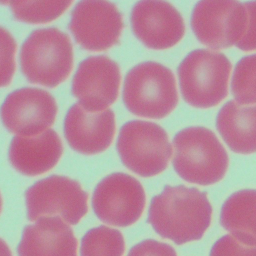
#> input picture Tugas 2/eritrosit1.png, 256 x 256 px
$ python watershed.py
#> lines starting #> are read from the running program, lines starting #| are printed output that depends on the picture; after the words box and inside, x2 and y2 are one past the last pixel; in counts of white or black regions, pixels touching at a corner belong together
#image samples is collected from https://www.kaggle.com/datasets/draaslan/blood-cell-detection-dataset
#image samples is collected from https://www.kaggle.com/datasets/draaslan/blood-cell-detection-dataset
#image samples is collected from https://www.kaggle.com/datasets/draaslan/blood-cell-detection-dataset
#image samples is collected from https://www.kaggle.com/datasets/draaslan/blood-cell-detection-dataset

import cv2
import numpy as np
from matplotlib import pyplot as plt

def segment_cells_watershed(image_paths):
    plt.figure(figsize=(15, 10))

    for i, image_path in enumerate(image_paths):
        # Load image
        image = cv2.imread(image_path)
#> image is the input picture: shape (256, 256, 3); mean B, G, R 158.7, 145.5, 184
        gray = cv2.cvtColor(image, cv2.COLOR_BGR2GRAY)

        # Apply Otsu's thresholding
        ret, thresh = cv2.threshold(gray, 135, 255, cv2.THRESH_BINARY_INV + cv2.THRESH_OTSU)
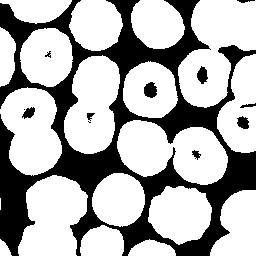
#> thresh: shape (256, 256); 68.4% white; 12 black regions (2 under 20 px), largest, box (x1, y1, x2, y2) and area: (0, 0, 256, 256) 20035, (144, 82, 157, 98) 160, (197, 66, 208, 84) 132
#> ret = 168

        # Remove noise
        kernel = np.ones((3,3), np.uint8)
        opening = cv2.morphologyEx(thresh, cv2.MORPH_OPEN, kernel, iterations=2)
#> opening: shape (256, 256); 68.2% white; 10 black regions, largest, box (x1, y1, x2, y2) and area: (0, 0, 256, 256) 20121, (144, 82, 157, 98) 164, (197, 66, 208, 84) 133

        # Determine sure background area
        sure_bg = cv2.dilate(opening, kernel, iterations=1)
#> sure_bg: shape (256, 256); 74.4% white; 12 black regions (5 under 20 px), largest, box (x1, y1, x2, y2) and area: (0, 0, 256, 256) 16092, (220, 46, 256, 71) 272, (145, 83, 156, 97) 110

        # Determine sure foreground area using distance transform
        dist_transform = cv2.distanceTransform(opening, cv2.DIST_L2, 3)
        ret, sure_fg = cv2.threshold(dist_transform, 0.2 * dist_transform.max(), 255, 0)
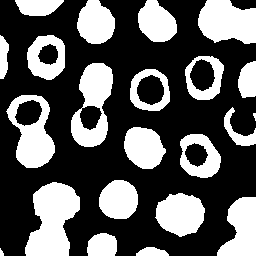
#> sure_fg: shape (256, 256) float32; 35.6% white; 22 white regions (1 under 20 px), largest, box (x1, y1, x2, y2) and area: (25, 182, 80, 256) 2730, (71, 63, 113, 147) 2037, (198, 0, 256, 44) 2015
#> ret = 6.87

        # Determine unknown region
        sure_fg = np.uint8(sure_fg)
        unknown = cv2.subtract(sure_bg, sure_fg)
#> unknown: shape (256, 256); 38.9% white; 22 white regions, largest, box (x1, y1, x2, y2) and area: (177, 0, 256, 154) 3965, (116, 119, 229, 186) 2609, (63, 55, 121, 155) 2376

        # Marker labelling
        ret, markers = cv2.connectedComponents(sure_fg)
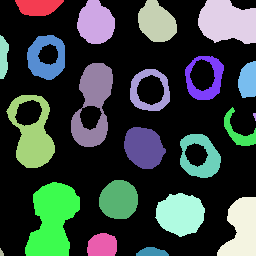
#> markers: shape (256, 256) int32; 23 distinct labels, from 0 to 22; one colour per label, 0 black
#> ret = 23
        markers = markers + 1
#> markers: shape (256, 256) int32; 23 distinct labels, from 1 to 23
        markers[unknown == 255] = 0
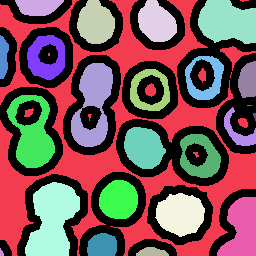
#> markers: shape (256, 256) int32; 24 distinct labels, from 0 to 23; one colour per label, 0 black

        # Apply watershed
        markers = cv2.watershed(image, markers)
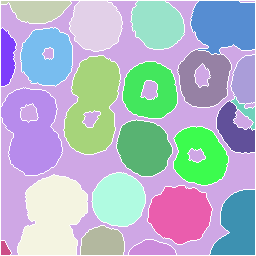
#> markers: shape (256, 256) int32; 24 distinct labels, from -1 to 23; one colour per label, 0 black, -1 white
        image[markers == -1] = [255, 0, 0]  # Mark boundaries in blue
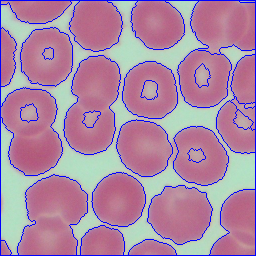
#> image: shape (256, 256, 3); 6.36% of pixels changed, all inside (x1, y1, x2, y2) = (0, 0, 256, 256)

        # Display results
        plt.subplot(3, 2, i * 2 + 1)
        plt.imshow(cv2.cvtColor(image, cv2.COLOR_BGR2RGB))
        plt.title(f'Segmented Cells {i+1}')
        plt.axis('off')

        plt.subplot(3, 2, i * 2 + 2)
        plt.imshow(markers, cmap='jet')
        plt.title(f'Watershed Markers {i+1}')
        plt.axis('off')
#> pass 2 of the loop in segment_cells_watershed, `for i, image_path in enumerate(image_paths):`:
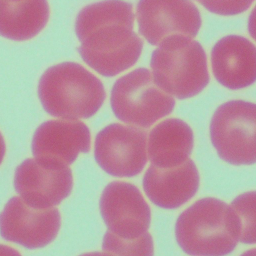
#> input picture Tugas 2/eritrosit2.png, 256 x 256 px
#> in segment_cells_watershed, image is the input picture: shape (256, 256, 3); mean B, G, R 160, 150.5, 183
#> in segment_cells_watershed, `ret, thresh = cv2.threshold(gray, 135, 255, cv2.THRESH_BINARY_INV + cv..`:
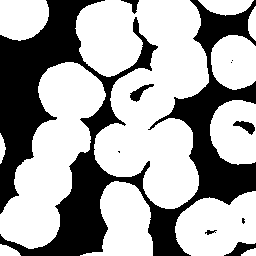
#> thresh: shape (256, 256); 64.6% white; 10 black regions (4 under 20 px), largest, box (x1, y1, x2, y2) and area: (0, 0, 256, 256) 22510, (224, 242, 256, 256) 217, (130, 84, 154, 102) 162, (233, 121, 255, 135) 153, (121, 0, 139, 14) 95, (205, 230, 217, 235) 32
#> in segment_cells_watershed, `ret, thresh = cv2.threshold(gray, 135, 255, cv2.THRESH_BINARY_INV + cv..`: ret = 170
#> opening: shape (256, 256); 64.4% white; 9 black regions (4 under 20 px), largest, box (x1, y1, x2, y2) and area: (0, 0, 256, 256) 22692, (224, 242, 256, 256) 223, (233, 121, 256, 135) 165, (130, 84, 154, 102) 163, (205, 230, 217, 235) 39
#> sure_bg: shape (256, 256); 69.2% white; 12 black regions (7 under 20 px), largest, box (x1, y1, x2, y2) and area: (0, 0, 256, 256) 19785, (227, 243, 256, 256) 154, (235, 122, 256, 133) 101, (131, 86, 148, 100) 82, (125, 0, 138, 12) 53
#> in segment_cells_watershed, `ret, sure_fg = cv2.threshold(dist_transform, 0.2 * dist_transform.max(..`: ret = 7.23
#> unknown: shape (256, 256); 31% white; 16 white regions, largest, box (x1, y1, x2, y2) and area: (75, 0, 210, 256) 9504, (0, 61, 106, 250) 4125, (210, 8, 256, 91) 1229
#> in segment_cells_watershed, `ret, markers = cv2.connectedComponents(sure_fg)`: ret = 12
#> in segment_cells_watershed, `image[markers == -1] = [255, 0, 0]`:
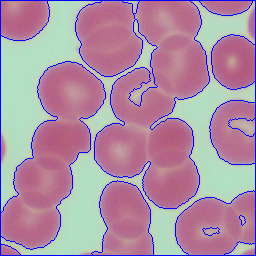
#> image: shape (256, 256, 3); 4.91% of pixels changed, all inside (x1, y1, x2, y2) = (0, 0, 256, 256)
#> pass 3 of the loop in segment_cells_watershed, `for i, image_path in enumerate(image_paths):`:
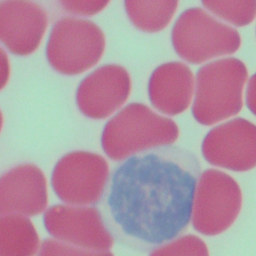
#> input picture Tugas 2/eritrosit3.png, 256 x 256 px
#> in segment_cells_watershed, image is the input picture: shape (256, 256, 3); mean B, G, R 160.6, 144.8, 176.5
#> in segment_cells_watershed, `ret, thresh = cv2.threshold(gray, 135, 255, cv2.THRESH_BINARY_INV + cv..`:
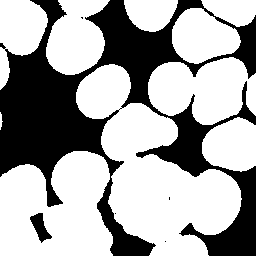
#> thresh: shape (256, 256); 65% white; 6 black regions (4 under 20 px), largest, box (x1, y1, x2, y2) and area: (0, 0, 256, 256) 22613, (30, 213, 52, 243) 310
#> in segment_cells_watershed, `ret, thresh = cv2.threshold(gray, 135, 255, cv2.THRESH_BINARY_INV + cv..`: ret = 164
#> opening: shape (256, 256); 64.9% white; 4 black regions (2 under 20 px), largest, box (x1, y1, x2, y2) and area: (0, 0, 256, 256) 22712, (30, 213, 52, 243) 310
#> sure_bg: shape (256, 256); 69.5% white; 23 black regions (16 under 20 px), largest, box (x1, y1, x2, y2) and area: (0, 0, 202, 206) 13392, (137, 105, 256, 256) 4173, (98, 181, 154, 256) 1131
#> in segment_cells_watershed, `ret, sure_fg = cv2.threshold(dist_transform, 0.2 * dist_transform.max(..`: ret = 8.76
#> unknown: shape (256, 256); 34.6% white; 5 white regions, box (x1, y1, x2, y2) and area: (0, 0, 256, 256) 18220, (45, 0, 109, 76) 2082, (0, 0, 49, 89) 1322, (123, 0, 179, 33) 796, (160, 188, 179, 209) 275
#> in segment_cells_watershed, `ret, markers = cv2.connectedComponents(sure_fg)`: ret = 17
#> in segment_cells_watershed, `image[markers == -1] = [255, 0, 0]`:
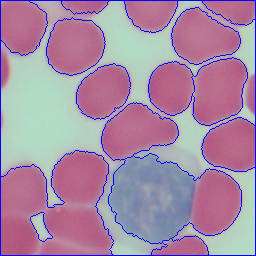
#> image: shape (256, 256, 3); 4.91% of pixels changed, all inside (x1, y1, x2, y2) = (0, 0, 256, 256)

    plt.show()
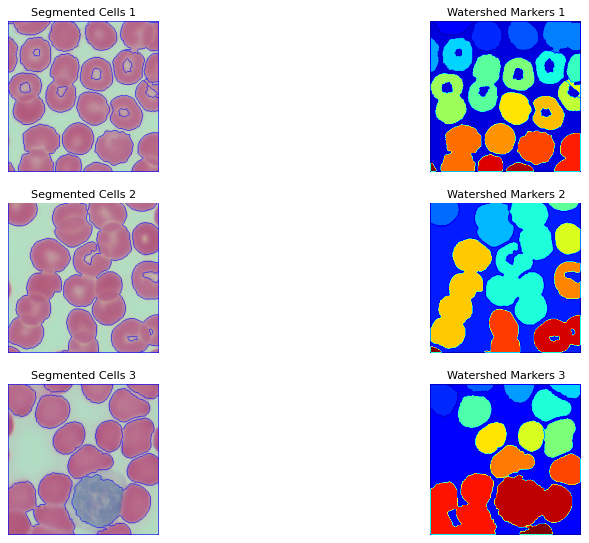
#> figure drawn by matplotlib, 6 panels

image_paths = ['eritrosit1.png', 'eritrosit2.png', 'eritrosit3.png']
segment_cells_watershed(image_paths)
